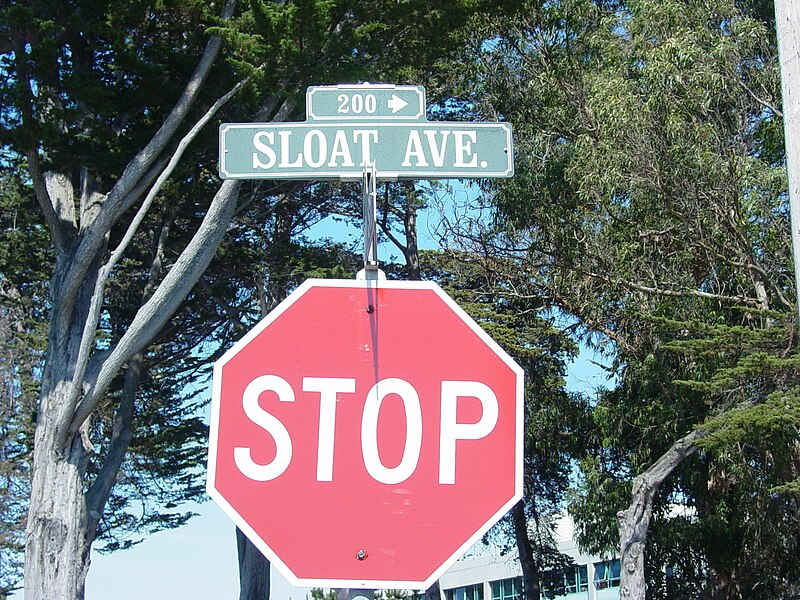
#> input picture Image Processing with OpenCV | Bahasa Indonesia/resources/Stop.jpg, 800 x 600 px
$ python thresholding.py
#> lines starting #> are read from the running program, lines starting #| are printed output that depends on the picture; after the words box and inside, x2 and y2 are one past the last pixel; in counts of white or black regions, pixels touching at a corner belong together
# Import module.
import cv2


# Load gambar & konversi ke grayscale
image = cv2.imread('resources/Stop.jpg')
#> image is the input picture: shape (600, 800, 3); mean B, G, R 107.5, 107.4, 111.3
gray = cv2.cvtColor(image, cv2.COLOR_BGR2GRAY)
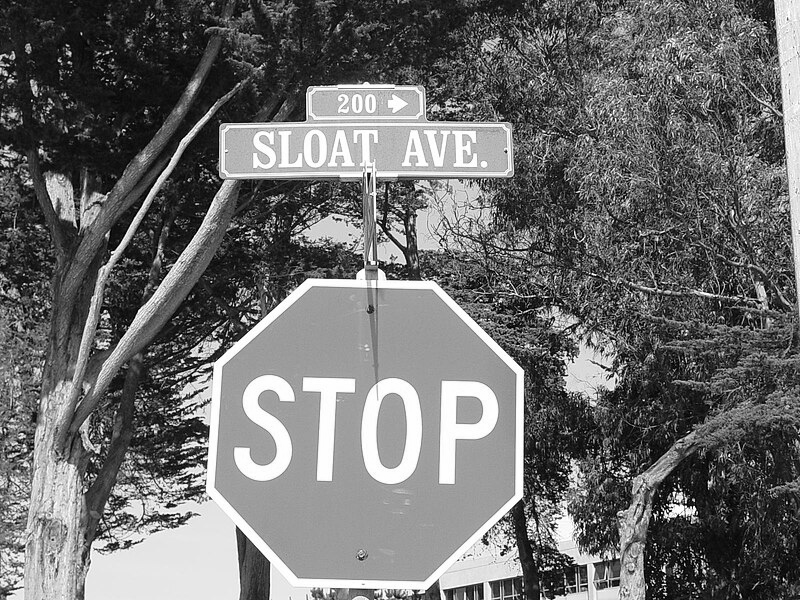
#> gray: shape (600, 800); min 0, max 255, mean 108.6


# Membandingkan gambar grayscale dengan channel merah.
b, g, r = cv2.split(image)
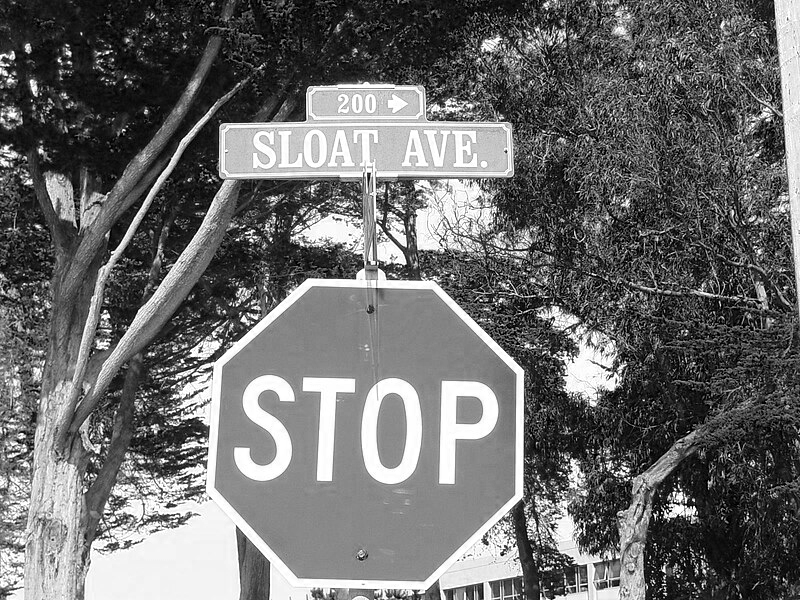
#> b: shape (600, 800); min 0, max 255, mean 107.5
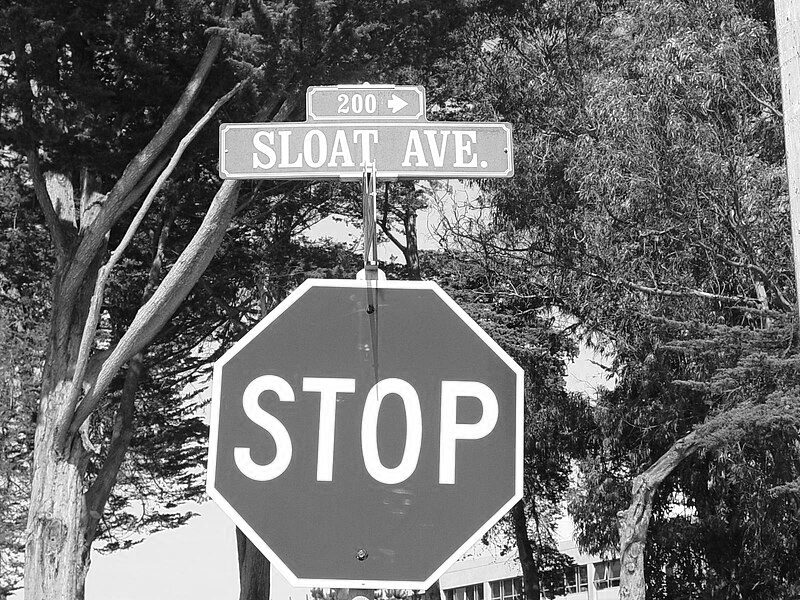
#> g: shape (600, 800); min 0, max 255, mean 107.4
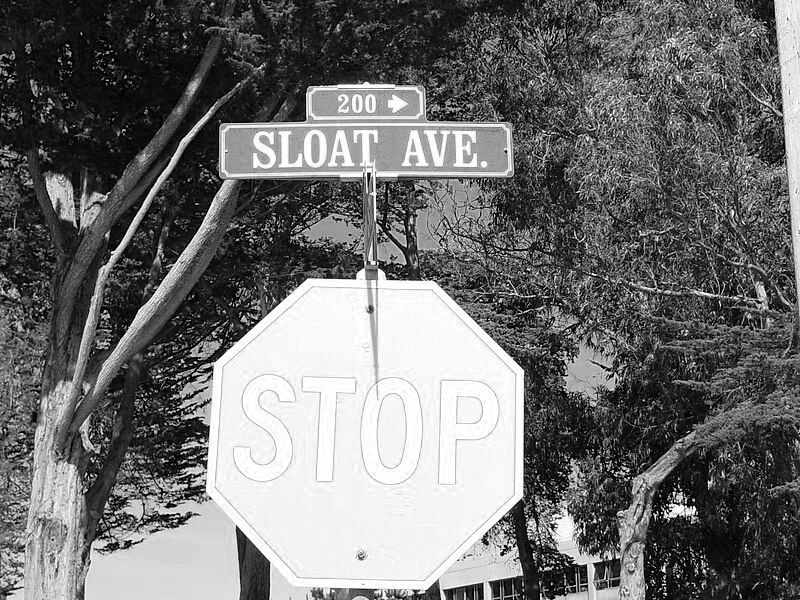
#> r: shape (600, 800); min 0, max 255, mean 111.3

cv2.imshow('r', r)
cv2.imshow('gray', gray)
cv2.waitKey(0)


# Thresholding channel r dan g.
# Gunakan cv2.THRESH_BINARY_INV untuk meng-inverse warna.
thresh, binary_r = cv2.threshold(r, 240, 255, cv2.THRESH_BINARY)
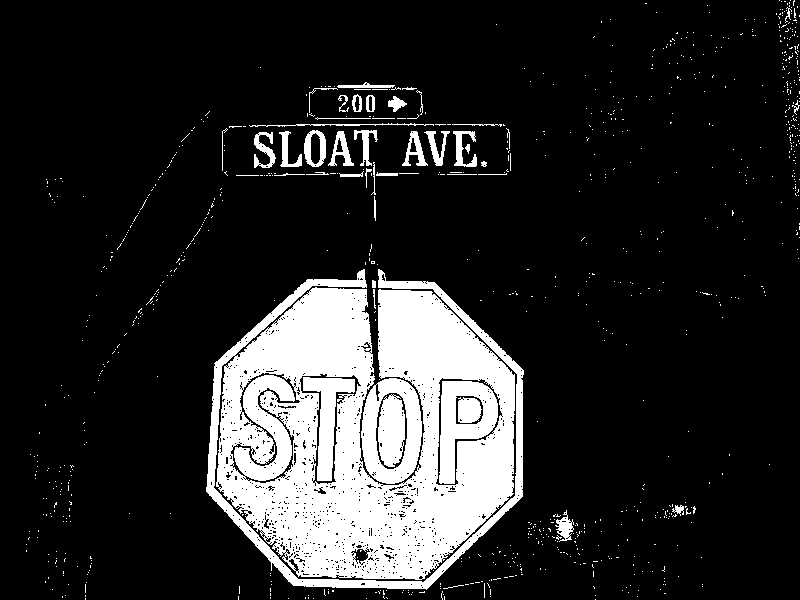
#> binary_r: shape (600, 800); 16.3% white; 904 white regions (856 under 20 px), largest, box (x1, y1, x2, y2) and area: (206, 269, 524, 590) 61003, (361, 378, 422, 484) 3315, (439, 381, 498, 484) 2973
thresh, binary_g = cv2.threshold(g, 150, 255, cv2.THRESH_BINARY)
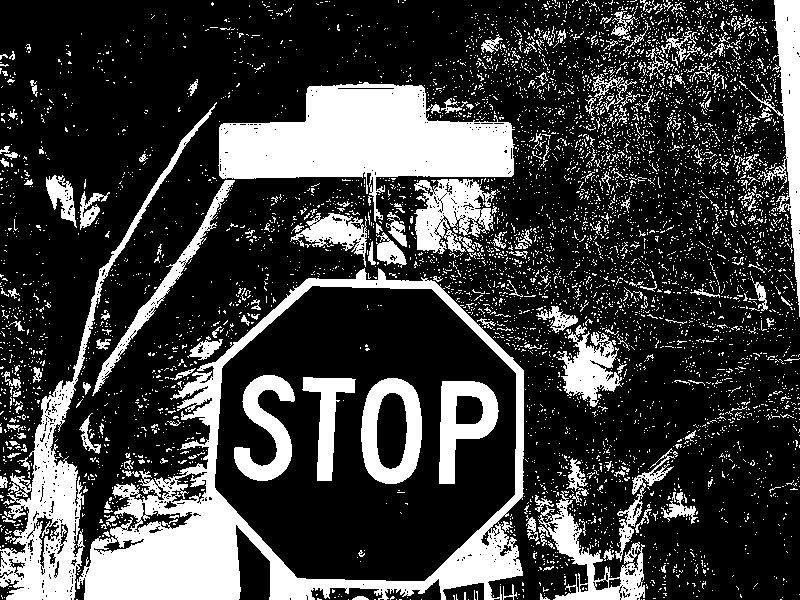
#> binary_g: shape (600, 800); 25% white; 5962 white regions (5746 under 20 px), largest, box (x1, y1, x2, y2) and area: (77, 268, 524, 600) 27968, (218, 82, 515, 222) 20767, (0, 102, 217, 600) 10850

cv2.imshow('binary_r', binary_r)
cv2.imshow('binary_g', binary_g)
cv2.waitKey(0)


# Mengatur threshold dengan trackbar.
def skip(x):
    pass

cv2.namedWindow('Threshold Adjustment')
cv2.resizeWindow('Threshold Adjustment', 400, 30)

cv2.createTrackbar('threshold', 'Threshold Adjustment', 128, 255, skip)

while True:
    image = cv2.imread('resources/Stop.jpg')
    b, g, r = cv2.split(image)

    threshold = cv2.getTrackbarPos('threshold', 'Threshold Adjustment')

    thresh, binary_r = cv2.threshold(r, threshold, 255, cv2.THRESH_BINARY)
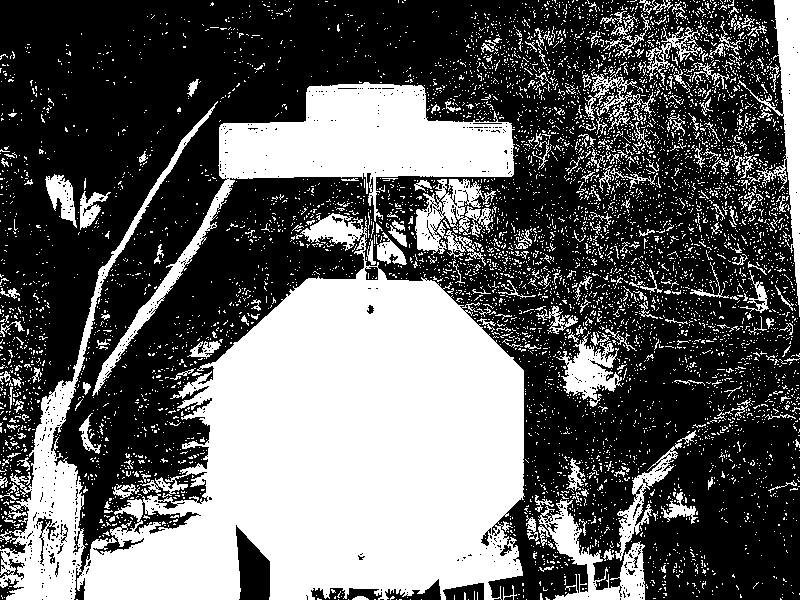
#> binary_r: shape (600, 800); 38.6% white; 6482 white regions (6232 under 20 px), largest, box (x1, y1, x2, y2) and area: (0, 101, 525, 600) 111718, (92, 82, 515, 396) 23088, (738, 0, 800, 317) 4587
#> thresh = 128

    cv2.imshow('r', r)
    cv2.imshow('binary_r', binary_r)

    if cv2.waitKey(1) & 0xFF==ord('q'):
#> (key q is pressed here)
        break

$ run again, with Image Processing with OpenCV | Bahasa Indonesia/resources/Bill Gates.jpg copied over Image Processing with OpenCV | Bahasa Indonesia/resources/Stop.jpg
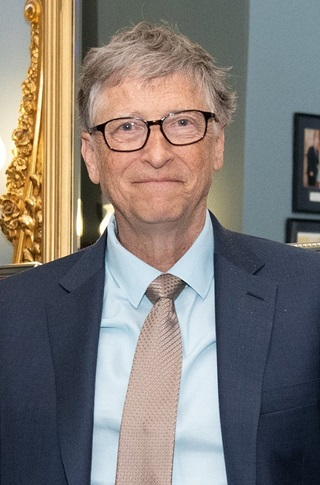
#> input picture Image Processing with OpenCV | Bahasa Indonesia/resources/Bill Gates.jpg, 320 x 485 px
#> image is the input picture: shape (485, 320, 3); mean B, G, R 117.6, 121.6, 127.5
#> `thresh, binary_r = cv2.threshold(r, 240, 255, cv2.THRESH_BINARY)`:
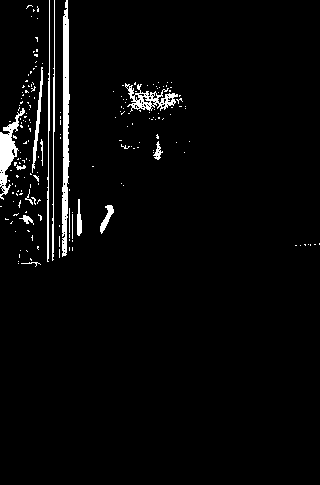
#> binary_r: shape (485, 320); 3.2% white; 192 white regions (176 under 20 px), largest, box (x1, y1, x2, y2) and area: (62, 0, 70, 257) 1381, (0, 108, 25, 200) 789, (125, 83, 178, 112) 583
#> binary_g: shape (485, 320); 31.5% white; 445 white regions (400 under 20 px), largest, box (x1, y1, x2, y2) and area: (91, 185, 227, 485) 26973, (90, 38, 215, 125) 4854, (0, 0, 33, 200) 4581
#> `thresh, binary_r = cv2.threshold(r, threshold, 255, cv2.THRESH_BINARY)`:
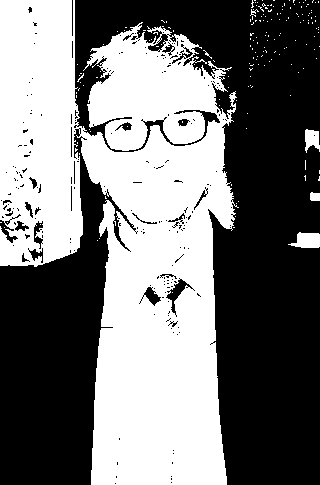
#> binary_r: shape (485, 320); 46.9% white; 180 white regions (175 under 20 px), largest, box (x1, y1, x2, y2) and area: (0, 0, 239, 485) 71769, (288, 232, 320, 248) 363, (305, 129, 320, 153) 249, (310, 192, 320, 201) 81, (250, 9, 259, 17) 25
#> thresh = 128

$ run again, with Image Processing with OpenCV | Bahasa Indonesia/resources/Harimau.jpg copied over Image Processing with OpenCV | Bahasa Indonesia/resources/Stop.jpg
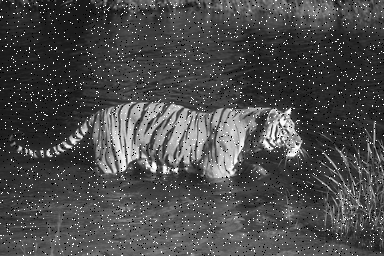
#> input picture Image Processing with OpenCV | Bahasa Indonesia/resources/Harimau.jpg, 384 x 256 px
#> image is the input picture: shape (256, 384, 3); min 0, max 255, mean 74.9
#> `thresh, binary_r = cv2.threshold(r, 240, 255, cv2.THRESH_BINARY)`:
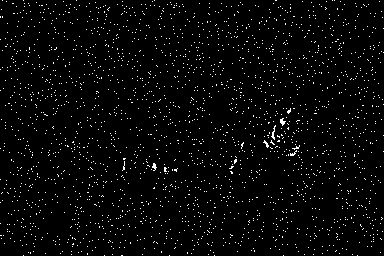
#> binary_r: shape (256, 384); 2.8% white in thin lines or dots
#> binary_g: shape (256, 384); 9% white; 2164 white regions (2143 under 20 px), largest, box (x1, y1, x2, y2) and area: (111, 102, 197, 172) 2800, (212, 108, 248, 178) 1382, (262, 108, 303, 157) 806
#> `thresh, binary_r = cv2.threshold(r, threshold, 255, cv2.THRESH_BINARY)`:
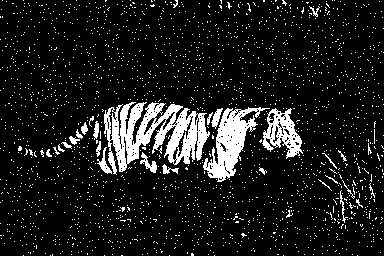
#> binary_r: shape (256, 384); 11% white; 2159 white regions (2130 under 20 px), largest, box (x1, y1, x2, y2) and area: (104, 102, 210, 175) 3840, (203, 107, 270, 182) 1889, (262, 108, 303, 159) 974
#> thresh = 128
